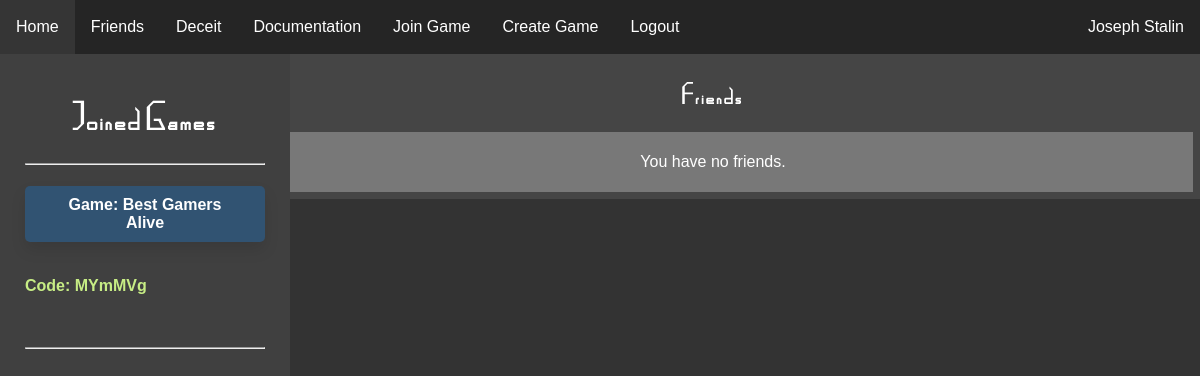
Screenshot of / (signed in) with the database file from the repository.
### website/models.py (models this page shows)
class User(db.Model, UserMixin):
    id = db.Column(db.Integer, primary_key=True)
    email = db.Column(db.String(150), unique=True)
    password = db.Column(db.String(150))
    username = db.Column(db.String(150))
    pfp = db.Column(db.String(50))
    admin = db.Column(db.String(50))

class Game(db.Model):
    id = db.Column(db.Integer, primary_key=True)
    game_name = db.Column(db.String(25))
    is_started = db.Column(db.String(5))
    code = db.Column(db.String(10), unique=True)
    host = db.Column(db.Integer, db.ForeignKey('user.id'))
    draft_pos = db.Column(db.Integer)
    ticker = db.Column(db.Integer)

### website/views.py (the view)
@views.route('/', methods=["GET", "POST"])
@login_required
def home():
    game = []
    friends = []
    for games in db.session.query(GamesJoined).filter_by(user = current_user.id):
        id = games.game
        for filtered in db.session.query(Game).filter_by(id = id):
            links = (filtered, url_for('rooms.room', game_id=id))
            game.append(links)
    friends1 = db.session.query(Friends).filter_by(user1=current_user.id)
    friends2 = db.session.query(Friends).filter_by(user2=current_user.id)
    for friend in friends1:
        print('worked')
        add = db.session.query(User).filter_by(id=friend.user2).first()
        friends.append(add)
    for friend in friends2:
        add = db.session.query(User).filter_by(id=friend.user1).first()
        friends.append(add)
    return render_template("home.html", friends=friends, user=current_user, games_joined = game)

### website/templates/home.html (shortened to what this page needs)
{% extends "base.html" %} {% block title %}Home{% endblock %}
{% block content %}
<br/>
<head>
    <link rel="stylesheet" type="text/css" href="/static/css/home.css" />
</head>
<body style="overflow:hidden">
    <div class="left-sidebar">
    {% if games_joined != [] %}
    {% set counter = 0 %}
    <div id="game_list">
        <h1 style="text-align: center;">Joined Games</h1>
    <hr>
    {% for game in games_joined %}
        {% set counter = counter+1 %}
        <h2 class="home-heading"><a class="game-link" id="game_headings{{counter}}" href={{game[1]}}>Game: {{ game[0].game_name }}</a></h2> <h4 class="game-code">Code: {{ game[0].code }}</h4> <br/>
    <hr>
    {% endfor %}
    {% else %}
        <h1>No games joined currently. Join one <a class="join-here">here</a></h1>
    {% endif %}
    <br/>
    <br/>
    <br/>
    <br/>
    <br/>
    <br/>
    </div>
    </div>
    <article class="friends">
        <h1 class="friends_title"><a class = "game-link" href="{{url_for('profiles.friends')}}">Friends</a></h1>
        {% for friend in friends %}
            <article class="individual">
                <div class="box" style="background-image:url({{friend.pfp}})"></div>
                <p style="display:inline-block">
                    <a class="game-link" style="display:inline-block" href="{{url_for('profiles.profile', user_id=friend.id)}}">{{friend.username}}</a>
                </p>
            </article>
        {% else %}
            <article class="individual">
                <p>You have no friends.</p>
            </article>
        {% endfor %}
    </article>
</body>
{% endblock %}

### website/templates/base.html (shortened to what this page needs)
<!DOCTYPE html>
<html lang="en">
<head>
    <link rel="stylesheet" type="text/css" href="/static/css/main.css" />
</head>
<body>
    <ul class="navbar">
      {% if user.is_authenticated %}
      <li><a class="nav-item nav-link" id="home" href="/">Home</a></li>
      <li><a class="nav-item nav-link" id="friends" href="/user/friends">Friends</a></li>
      <li><a class="nav-item nav-link" id="deceit" href="/deceit">Deceit</a></li>
      <li><a class="nav-item nav-link" id="docs" href="/docs/">Documentation</a></li>
      <li><a class="nav-item nav-link" id="join_game" href="/join-game">Join Game</a></li>
      <li><a class="nav-item nav-link" id="create_game" href="/create-game">Create Game</a></li>
      <li><a class="nav-item nav-link" id="logout" href="/logout">Logout</a></li>
      <li><a class="nav-user nav-link" id="user_link" href="{{url_for('profiles.profile', user_id=user.id)}}">{{ user.username }}</a></li>
      {% else %}
      <li><a class="nav-item nav-link" id="login" href="/login">Login</a></li>
      <li><a class="nav-item nav-link" id="signUp" href="/sign-up">Sign Up</a></li>
      {% endif %}
    </ul>
    <div id="main_div">
    <div class="container">
        {% block content %}
        {% endblock %}
    </div>
    </div>
</body>
</html>

### website/static/css/main.css (style rules this page uses)
#main_div { margin-top: 30px; padding: 20px; }
.game-link { text-decoration: none; color: white; }
h1 { font-family: MapGame; letter-spacing: 2px; }
body { margin: 0px; background-color: #333333; color: white; }
.navbar { list-style-type: none; margin: 0; padding: 0; overflow: hidden; background-color: #252525; position: fixed; top: 0; width: 100%; }
.nav-item { float: left; }
.nav-user { float:right; }
.nav-link { display: block; color: white; text-align: center; padding: 18px 16px; text-decoration: none; }
html { font-family: Arial, Helvetica, sans-serif; }

### website/static/css/home.css (style rules this page uses)
#main_div { margin-top: 36px; padding: 0px; }
.left-sidebar { width: 20%; height: 100%; padding: 25px; background-color: #404040; position: absolute; overflow-y: scroll; }
.home-heading { background-color: #315372; border: none; color: white; padding: 10px 32px; text-align: center; text-decoration: none; display: inline-block; font-size: 16px; border-radius: 5px; transition-duration: 0.4s; box-shadow: 0px 8px 15px rgba(0, 0, 0, 0.1); cursor: pointer; }
.game-code { color: #C7ED85; border-bottom: 2px black; padding-bottom: 5px; }
.friends { margin: 0; padding: 7px; background-color: #454545; width: 80%; height: 100%; float: right; text-align: center; }
.friends_title { font-weight: 700 }
.individual { padding-top: 5px; margin-top: 5px; padding-left: 3px; padding-bottom: 5px; padding-right: 3px; background-color: #787878; text-align: center; }

### rows the page displays
User: username "Joseph Stalin"
Game: game_name "Best Gamers Alive", code "MYmMVg"
